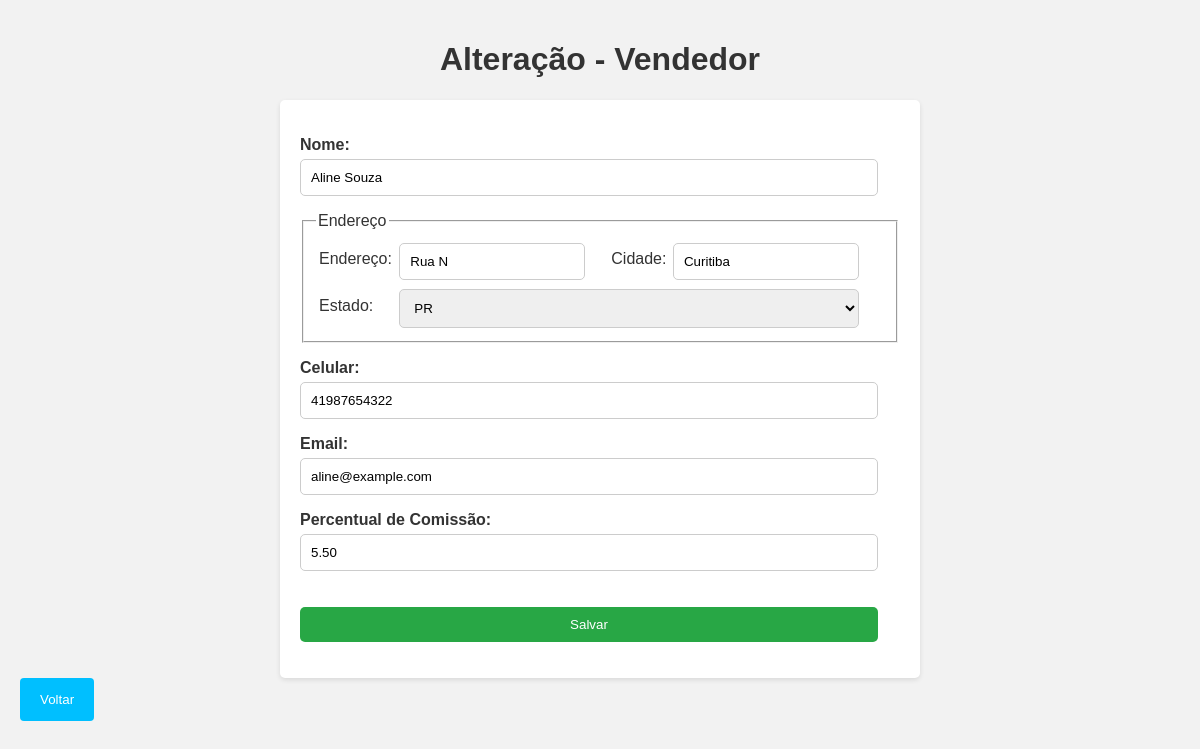
Page /edit_vendedor.php?id_vendedor=4 on the committed database.
### tables this page shows
CREATE TABLE vendedor(
  id INTEGER PRIMARY KEY AUTO_INCREMENT,
  nome VARCHAR(100) NOT NULL,
  endereco VARCHAR(100) NOT NULL,
  cidade VARCHAR(80) NOT NULL,
  estado CHAR(2) NOT NULL,
  celular VARCHAR(15) NOT NULL,
  email VARCHAR(100),
  perc_comissao NUMERIC(5,2) NOT NULL
) ENGINE INNODB;

### WEB/edit_vendedor.php (the view, shortened to what this page needs)
<?php
include_once("ConexaoBD.php");
$id_vendedor = filter_input(INPUT_GET, 'id_vendedor', FILTER_SANITIZE_NUMBER_INT);
$result = "SELECT * FROM vendedor WHERE id = '$id_vendedor'";
$resultado = mysqli_query($con, $result);
$row = mysqli_fetch_assoc($resultado);
?>
<!DOCTYPE html>
<html lang="pt-br">
<head>
</head>
<body>
    <h1>Alteração - Vendedor</h1>
    <form method="POST" action="conf_edit_vendedor.php">
        <p>
            <label>Nome: </label>
            <input type="text" name="nome" value="<?php echo $row['nome']; ?>">
        </p>
        <fieldset>
            <legend>Endereço</legend>
            <table width="100%">
                <tr>
                    <td>Endereço: </td>
                    <td><input type="text" name="endereco" value="<?php echo $row['endereco']; ?>"></td>
                    <td>Cidade: </td>
                    <td><input type="text" name="cidade" value="<?php echo $row['cidade']; ?>"></td>
                </tr>
                <tr>
                    <td>Estado: </td>
                    <td colspan="3">
                        <select name="estado">
                            <option value="<?php echo $row['estado']; ?>"><?php echo $row['estado']; ?></option>
                        </select>
                    </td>
                </tr>
            </table>
        </fieldset>
        <p>
            <label>Celular: </label>
            <input type="tel" name="celular" value="<?php echo $row['celular']; ?>">
        </p>
        <p>
            <label>Email: </label>
            <input type="email" name="email" value="<?php echo $row['email']; ?>">
        </p>
        <p>
            <label>Percentual de Comissão: </label>
            <input type="text" name="perc_comissao" value="<?php echo $row['perc_comissao']; ?>">
        </p>
        <p><input type="submit" value="Salvar"></p>
    </form>
    <button id="btnVoltar" onclick="window.location.href='Vendedores.php'">Voltar</button>
</body>
</html>

### WEB/edit_vendedor.php (style rules this page uses)
body { font-family: Arial, sans-serif; background-color: #f2f2f2; margin: 0; padding: 20px; color: #333; }
h1 { text-align: center; color: #333; }
form { background-color: #fff; padding: 20px; border-radius: 5px; box-shadow: 0 2px 5px rgba(0, 0, 0, 0.1); max-width: 600px; margin: 0 auto; }
label { display: block; margin-top: 10px; font-weight: bold; }
input[type="text"], input[type="tel"], input[type="email"], input[type="submit"] { width: calc(100% - 22px); padding: 10px; margin-top: 5px; border-radius: 5px; border: 1px solid #ccc; box-sizing: border-box; }
input[type="submit"] { background-color: #28a745; color: white; border: none; cursor: pointer; margin-top: 20px; }
select { width: calc(100% - 22px); padding: 10px; margin-top: 5px; border-radius: 5px; border: 1px solid #ccc; box-sizing: border-box; }
#btnVoltar { background-color: #00BFFF; color: white; padding: 14px 20px; border: none; border-radius: 4px; cursor: pointer; margin-bottom: 20px; width: auto; }

### rows in the picture
vendedor: nome "Aline Souza", endereco "Rua N", cidade "Curitiba", estado "PR", celular "41987654322", email "aline@example.com", perc_comissao "5.50"
